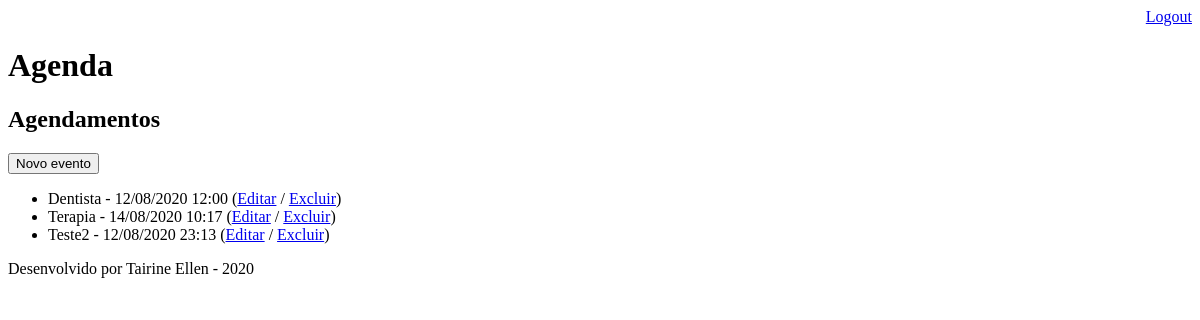
The page /agenda/ (signed in) on the database as committed earlier.
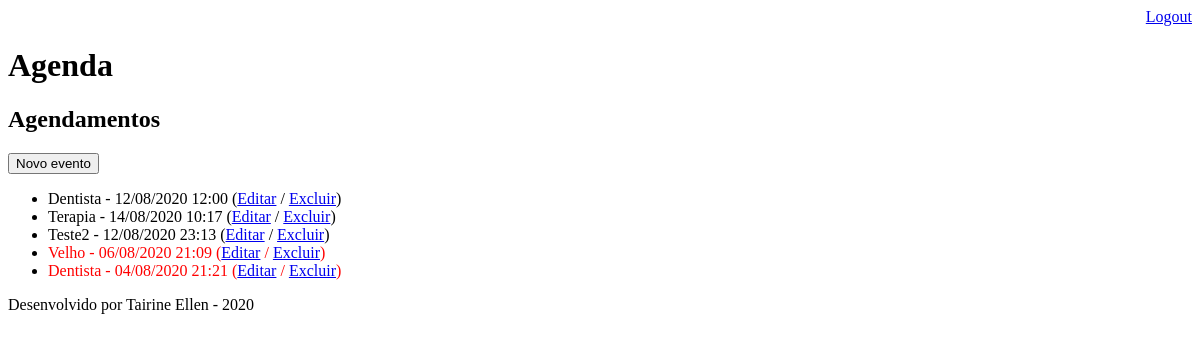
The same page on the database as committed later.
### core/models.py (models this page shows, shortened)
class Evento(models.Model):
    titulo = models.CharField(max_length = 100)
    descricao = models.TextField(blank = True, null = True)
    data_evento = models.DateTimeField(verbose_name='Data do Evento')
    data_criacao = models.DateTimeField(auto_now = True)
    usuario = models.ForeignKey(User, on_delete = models.CASCADE)
    class Meta:
        db_table = 'evento'
    def get_data_evento(self):
        return self.data_evento.strftime('%d/%m/%Y %H:%M')
    def get_evento_atrasado(self):
        if self.data_evento < datetime.now():
            return True
        else:
            return False

### core/views.py (the view)
# urls.py: path('agenda/', views.lista_eventos),
@login_required(login_url = '/login/')
def lista_eventos(request):
    usuario = request.user
    data_atual = datetime.now() - timedelta(hours=1)
    evento = Evento.objects.filter(usuario = usuario)
    dados = {'eventos': evento}
    return render(request, 'agenda.html', dados)

### templates/agenda.html
{% extends "model-page.html" %}
{% block content %}
    <h2>Agendamentos</h2>
    <a href="evento/">
      <button type="button" name="button">Novo evento</button>
    </a>
    <ul>
      {% for evento in eventos %}
        <li>
          <div style={% if evento.get_evento_atrasado %}
                        "color:red"
                      {% endif %}>
            {{ evento.titulo }} - {{ evento.get_data_evento }}
            (<a href="evento/?id={{ evento.id }}">Editar</a> /
            <a href="evento/delete/{{ evento.id }}/">Excluir</a>)
          </div>
        </li>
      {% endfor %}
    </ul>
{% endblock %}

### templates/model-page.html
<!DOCTYPE html>
<html lang="en" dir="ltr">
  <head>
    {% include "model-header.html" %}
  </head>
  <body>
    {% block content %} {% endblock %}
    {% include "model-footer.html" %}
  </body>
</html>

### templates/model-header.html (shortened to what this page needs)
    <div align="right">
      <a href="/logout">Logout</a>
    </div>
    <h1>Agenda</h1>

### templates/model-footer.html
<p>Desenvolvido por Tairine Ellen - 2020</p>

Rows that differ between the two databases and show on the page:
added Evento: titulo "Velho", get_data_evento "06/08/2020 21:09"
added Evento: titulo "Dentista", get_data_evento "04/08/2020 21:21"
